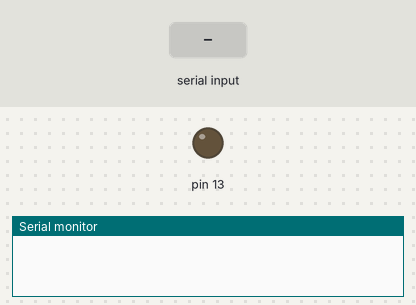
The sketch below on a simulated Arduino Uno, built with avr-gcc and run on an emulated ATmega328P. Shown: output pins drawn as LEDs (lit = HIGH), the last lines printed to the serial monitor. The inputs (shaded band) are chosen by the test bench.

Above: at 1.2 s.
1.3 s: "A" received over Serial
At 2.3 s:
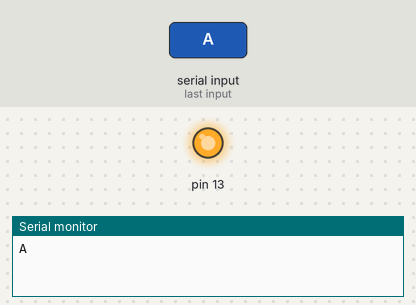
2.8 s: "B" received over Serial
At 3.4 s:
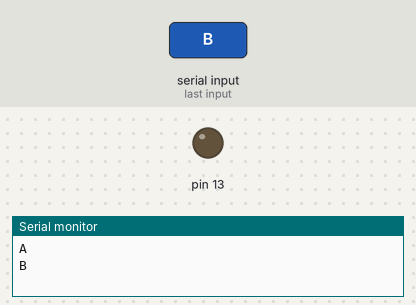
Timing chart, 0 to 5.8 s (numbered marks = the images above; inputs shaded):
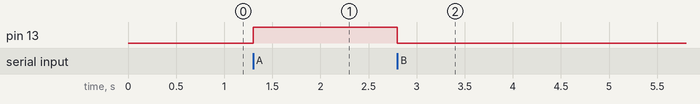

The sketch:

Task_34BluetoothLED.ino
```cpp
//Blink a led
char val;

void setup()
{
  Serial.begin(9600);
  pinMode(13, OUTPUT);
}

void loop() {
  if (Serial.available()){      //Get the number of bytes available for reading.
    val=Serial.read();          //Reads incoming serial data.
    Serial.println(val);
    if (val=='A'){
      digitalWrite(13,HIGH);}

    else if (val=='B'){
      digitalWrite(13,LOW);}}}
```

Measured:
- after the input at 1.3 s, pin 13: LOW → HIGH at once
- after the input at 2.8 s, pin 13: HIGH → LOW at once
